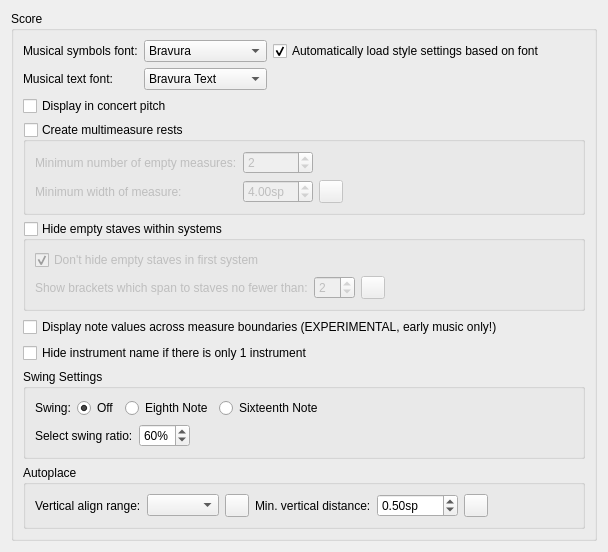
      <widget class="QWidget" name="PageScore">
       <layout class="QVBoxLayout" name="verticalLayout_20">
        <property name="spacing">
         <number>0</number>
        </property>
        <item>
         <widget class="QGroupBox" name="groupBox_12">
          <property name="title">
           <string>Score</string>
          </property>
          <layout class="QVBoxLayout" name="verticalLayout_6">
           <item>
            <layout class="QGridLayout" name="gridLayout">
             <item row="0" column="2">
              <widget class="QCheckBox" name="optimizeStyleCheckbox">
               <property name="toolTip">
                <string>MuseScore will change the style to suit the font better</string>
               </property>
               <property name="text">
                <string>Automatically load style settings based on font</string>
               </property>
               <property name="checked">
                <bool>true</bool>
               </property>
              </widget>
             </item>
             <item row="0" column="0">
              <widget class="QLabel" name="label_63">
               <property name="text">
                <string>Musical symbols font:</string>
               </property>
               <property name="buddy">
                <cstring>musicalSymbolFont</cstring>
               </property>
              </widget>
             </item>
             <item row="1" column="0">
              <widget class="QLabel" name="label_4">
               <property name="text">
                <string>Musical text font:</string>
               </property>
               <property name="buddy">
                <cstring>musicalTextFont</cstring>
               </property>
              </widget>
             </item>
             <item row="0" column="1">
              <widget class="QComboBox" name="musicalSymbolFont">
               <property name="sizePolicy">
                <sizepolicy hsizetype="Expanding" vsizetype="Fixed">
                 <horstretch>0</horstretch>
                 <verstretch>0</verstretch>
                </sizepolicy>
               </property>
               <item>
                <property name="text">
                 <string notr="true">Bravura</string>
                </property>
               </item>
               <item>
                <property name="text">
                 <string notr="true">Emmentaler</string>
                </property>
               </item>
               <item>
                <property name="text">
                 <string notr="true">Gonville</string>
                </property>
               </item>
               <item>
                <property name="text">
                 <string notr="true">MuseJazz</string>
                </property>
               </item>
              </widget>
             </item>
             <item row="1" column="1">
              <widget class="QComboBox" name="musicalTextFont">
               <item>
                <property name="text">
                 <string notr="true">Bravura Text</string>
                </property>
               </item>
               <item>
                <property name="text">
                 <string notr="true">Emmentaler Text</string>
                </property>
               </item>
               <item>
                <property name="text">
                 <string notr="true">Gonville Text</string>
                </property>
               </item>
               <item>
                <property name="text">
                 <string notr="true">MuseJazz Text</string>
                </property>
               </item>
               <item>
                <property name="text">
                 <string/>
                </property>
               </item>
              </widget>
             </item>
             <item row="0" column="3">
              <spacer name="horizontalSpacer_2">
               <property name="orientation">
                <enum>Qt::Horizontal</enum>
               </property>
               <property name="sizeHint" stdset="0">
                <size>
                 <width>40</width>
                 <height>20</height>
                </size>
               </property>
              </spacer>
             </item>
            </layout>
           </item>
           <item>
            <widget class="QCheckBox" name="concertPitch">
             <property name="text">
              <string>Display in concert pitch</string>
             </property>
            </widget>
           </item>
           <item>
            <widget class="QGroupBox" name="multiMeasureRests">
             <property name="title">
              <string>Create multimeasure rests</string>
             </property>
             <property name="checkable">
              <bool>true</bool>
             </property>
             <property name="checked">
              <bool>false</bool>
             </property>
             <layout class="QVBoxLayout" name="verticalLayout_5">
              <item>
               <layout class="QGridLayout" name="gridLayout_30">
                <item row="1" column="2">
                 <widget class="QToolButton" name="resetMinMMRestWidth">
                  <property name="toolTip">
                   <string>Reset to default</string>
                  </property>
                  <property name="accessibleName">
                   <string>Reset 'Minimum width of measure' value</string>
                  </property>
                  <property name="text">
                   <string notr="true"/>
                  </property>
                  <property name="icon">
                   <iconset resource="musescore.qrc">
                    <normaloff>:/data/icons/edit-reset.svg</normaloff>:/data/icons/edit-reset.svg</iconset>
                  </property>
                 </widget>
                </item>
                <item row="0" column="1">
                 <widget class="QSpinBox" name="minEmptyMeasures">
                  <property name="sizePolicy">
                   <sizepolicy hsizetype="Preferred" vsizetype="Fixed">
                    <horstretch>0</horstretch>
                    <verstretch>0</verstretch>
                   </sizepolicy>
                  </property>
                  <property name="minimum">
                   <number>1</number>
                  </property>
                  <property name="value">
                   <number>2</number>
                  </property>
                 </widget>
                </item>
                <item row="0" column="0">
                 <widget class="QLabel" name="label_15">
                  <property name="text">
                   <string>Minimum number of empty measures:</string>
                  </property>
                  <property name="buddy">
                   <cstring>minEmptyMeasures</cstring>
                  </property>
                 </widget>
                </item>
                <item row="1" column="1">
                 <widget class="QDoubleSpinBox" name="minMeasureWidth">
                  <property name="sizePolicy">
                   <sizepolicy hsizetype="Maximum" vsizetype="Fixed">
                    <horstretch>0</horstretch>
                    <verstretch>0</verstretch>
                   </sizepolicy>
                  </property>
                  <property name="suffix">
                   <string>sp</string>
                  </property>
                  <property name="minimum">
                   <double>2.000000000000000</double>
                  </property>
                  <property name="value">
                   <double>4.000000000000000</double>
                  </property>
                 </widget>
                </item>
                <item row="1" column="0">
                 <widget class="QLabel" name="label_16">
                  <property name="text">
                   <string>Minimum width of measure:</string>
                  </property>
                  <property name="buddy">
                   <cstring>minMeasureWidth</cstring>
                  </property>
                 </widget>
                </item>
                <item row="0" column="3">
                 <spacer name="horizontalSpacer_32">
                  <property name="orientation">
                   <enum>Qt::Horizontal</enum>
                  </property>
                  <property name="sizeHint" stdset="0">
                   <size>
                    <width>40</width>
                    <height>20</height>
                   </size>
                  </property>
                 </spacer>
                </item>
               </layout>
              </item>
             </layout>
            </widget>
           </item>
           <item>
            <widget class="QGroupBox" name="hideEmptyStaves">
             <property name="title">
              <string>Hide empty staves within systems</string>
             </property>
             <property name="checkable">
              <bool>true</bool>
             </property>
             <property name="checked">
              <bool>false</bool>
             </property>
             <layout class="QGridLayout" name="gridLayout_46">
              <item row="0" column="0">
               <layout class="QVBoxLayout" name="verticalLayout_2">
                <item>
                 <widget class="QCheckBox" name="dontHideStavesInFirstSystem">
                  <property name="text">
                   <string>Don't hide empty staves in first system</string>
                  </property>
                  <property name="checked">
                   <bool>true</bool>
                  </property>
                 </widget>
                </item>
                <item>
                 <layout class="QHBoxLayout" name="horizontalLayout_3">
                  <item>
                   <widget class="QLabel" name="label_92">
                    <property name="text">
                     <string>Show brackets which span to staves no fewer than:</string>
                    </property>
                    <property name="buddy">
                     <cstring>bracketMinStaves</cstring>
                    </property>
                   </widget>
                  </item>
                  <item>
                   <widget class="QSpinBox" name="bracketMinStaves">
                    <property name="minimum">
                     <number>1</number>
                    </property>
                    <property name="value">
                     <number>2</number>
                    </property>
                   </widget>
                  </item>
                  <item>
                   <widget class="QToolButton" name="resetBracketMinStaves">
                    <property name="toolTip">
                     <string>Reset to default</string>
                    </property>
                    <property name="accessibleName">
                     <string>Reset 'Show brackets which span to staves no fewer than' value</string>
                    </property>
                    <property name="text">
                     <string/>
                    </property>
                    <property name="icon">
                     <iconset resource="musescore.qrc">
                      <normaloff>:/data/icons/edit-reset.svg</normaloff>:/data/icons/edit-reset.svg</iconset>
                    </property>
                   </widget>
                  </item>
                  <item>
                   <spacer name="horizontalSpacer_15">
                    <property name="orientation">
                     <enum>Qt::Horizontal</enum>
                    </property>
                    <property name="sizeHint" stdset="0">
                     <size>
                      <width>40</width>
                      <height>20</height>
                     </size>
                    </property>
                   </spacer>
                  </item>
                 </layout>
                </item>
               </layout>
              </item>
             </layout>
            </widget>
           </item>
           <item>
            <widget class="QCheckBox" name="crossMeasureValues">
             <property name="text">
              <string>Display note values across measure boundaries (EXPERIMENTAL, early music only!)</string>
             </property>
            </widget>
           </item>
           <item>
            <widget class="QCheckBox" name="hideInstrumentNameIfOneInstrument">
             <property name="text">
              <string>Hide instrument name if there is only 1 instrument</string>
             </property>
            </widget>
           </item>
           <item>
            <widget class="QGroupBox" name="swingSettings">
             <property name="title">
              <string>Swing Settings</string>
             </property>
             <layout class="QVBoxLayout" name="verticalLayout_39">
              <item>
               <layout class="QHBoxLayout" name="horizontalLayout_10">
                <item>
                 <widget class="QLabel" name="SwingLabel">
                  <property name="text">
                   <string>Swing:</string>
                  </property>
                 </widget>
                </item>
                <item>
                 <widget class="QRadioButton" name="SwingOff">
                  <property name="text">
                   <string>Off</string>
                  </property>
                  <property name="checked">
                   <bool>true</bool>
                  </property>
                 </widget>
                </item>
                <item>
                 <widget class="QRadioButton" name="swingEighth">
                  <property name="text">
                   <string>Eighth Note</string>
                  </property>
                 </widget>
                </item>
                <item>
                 <widget class="QRadioButton" name="swingSixteenth">
                  <property name="text">
                   <string>Sixteenth Note</string>
                  </property>
                 </widget>
                </item>
                <item>
                 <spacer name="zontalSpacer_16">
                  <property name="orientation">
                   <enum>Qt::Horizontal</enum>
                  </property>
                  <property name="sizeHint" stdset="0">
                   <size>
                    <width>40</width>
                    <height>20</height>
                   </size>
                  </property>
                 </spacer>
                </item>
               </layout>
              </item>
              <item>
               <layout class="QHBoxLayout" name="horizontalLayout_11">
                <item>
                 <widget class="QLabel" name="label_3">
                  <property name="text">
                   <string>Select swing ratio:</string>
                  </property>
                  <property name="buddy">
                   <cstring>swingBox</cstring>
                  </property>
                 </widget>
                </item>
                <item>
                 <widget class="QSpinBox" name="swingBox">
                  <property name="sizePolicy">
                   <sizepolicy hsizetype="Maximum" vsizetype="Fixed">
                    <horstretch>0</horstretch>
                    <verstretch>0</verstretch>
                   </sizepolicy>
                  </property>
                  <property name="suffix">
                   <string>%</string>
                  </property>
                  <property name="minimum">
                   <number>50</number>
                  </property>
                  <property name="value">
                   <number>60</number>
                  </property>
                 </widget>
                </item>
                <item>
                 <spacer name="horizontalSpacer_16">
                  <property name="orientation">
                   <enum>Qt::Horizontal</enum>
                  </property>
                  <property name="sizeHint" stdset="0">
                   <size>
                    <width>40</width>
                    <height>20</height>
                   </size>
                  </property>
                 </spacer>
                </item>
               </layout>
              </item>
             </layout>
            </widget>
           </item>
           <item>
            <widget class="QGroupBox" name="groupBox_33">
             <property name="title">
              <string>Autoplace</string>
             </property>
             <layout class="QGridLayout" name="gridLayout_11">
              <item row="0" column="0">
               <widget class="QLabel" name="label_36">
                <property name="text">
                 <string>Vertical align range:</string>
                </property>
                <property name="buddy">
                 <cstring>autoplaceVerticalAlignRange</cstring>
                </property>
               </widget>
              </item>
              <item row="0" column="1">
               <widget class="QComboBox" name="autoplaceVerticalAlignRange"/>
              </item>
              <item row="0" column="2">
               <widget class="QToolButton" name="resetAutoplaceVerticalAlignRange">
                <property name="toolTip">
                 <string>Reset to default</string>
                </property>
                <property name="accessibleName">
                 <string>Reset 'Vertical align range' value</string>
                </property>
                <property name="text">
                 <string notr="true"/>
                </property>
                <property name="icon">
                 <iconset resource="musescore.qrc">
                  <normaloff>:/data/icons/edit-reset.svg</normaloff>:/data/icons/edit-reset.svg</iconset>
                </property>
               </widget>
              </item>
              <item row="0" column="3">
               <widget class="QLabel" name="minVerticalDistance_labe">
                <property name="text">
                 <string>Min. vertical distance:</string>
                </property>
                <property name="buddy">
                 <cstring>minVerticalDistance</cstring>
                </property>
               </widget>
              </item>
              <item row="0" column="4">
               <widget class="QDoubleSpinBox" name="minVerticalDistance">
                <property name="sizePolicy">
                 <sizepolicy hsizetype="Maximum" vsizetype="Fixed">
                  <horstretch>0</horstretch>
                  <verstretch>0</verstretch>
                 </sizepolicy>
                </property>
                <property name="suffix">
                 <string>sp</string>
                </property>
                <property name="minimum">
                 <double>-999.990000000000009</double>
                </property>
                <property name="singleStep">
                 <double>0.100000000000000</double>
                </property>
                <property name="value">
                 <double>0.500000000000000</double>
                </property>
               </widget>
              </item>
              <item row="0" column="5">
               <widget class="QToolButton" name="resetMinVerticalDistance">
                <property name="toolTip">
                 <string>Reset to default</string>
                </property>
                <property name="accessibleName">
                 <string>Reset 'Min. vertical distance' value</string>
                </property>
                <property name="text">
                 <string notr="true"/>
                </property>
                <property name="icon">
                 <iconset resource="musescore.qrc">
                  <normaloff>:/data/icons/edit-reset.svg</normaloff>:/data/icons/edit-reset.svg</iconset>
                </property>
               </widget>
              </item>
              <item row="0" column="6">
               <spacer name="horizontalSpacer_23">
                <property name="orientation">
                 <enum>Qt::Horizontal</enum>
                </property>
                <property name="sizeHint" stdset="0">
                 <size>
                  <width>40</width>
                  <height>20</height>
                 </size>
                </property>
               </spacer>
              </item>
             </layout>
            </widget>
           </item>
          </layout>
         </widget>
        </item>
       </layout>
      </widget>
